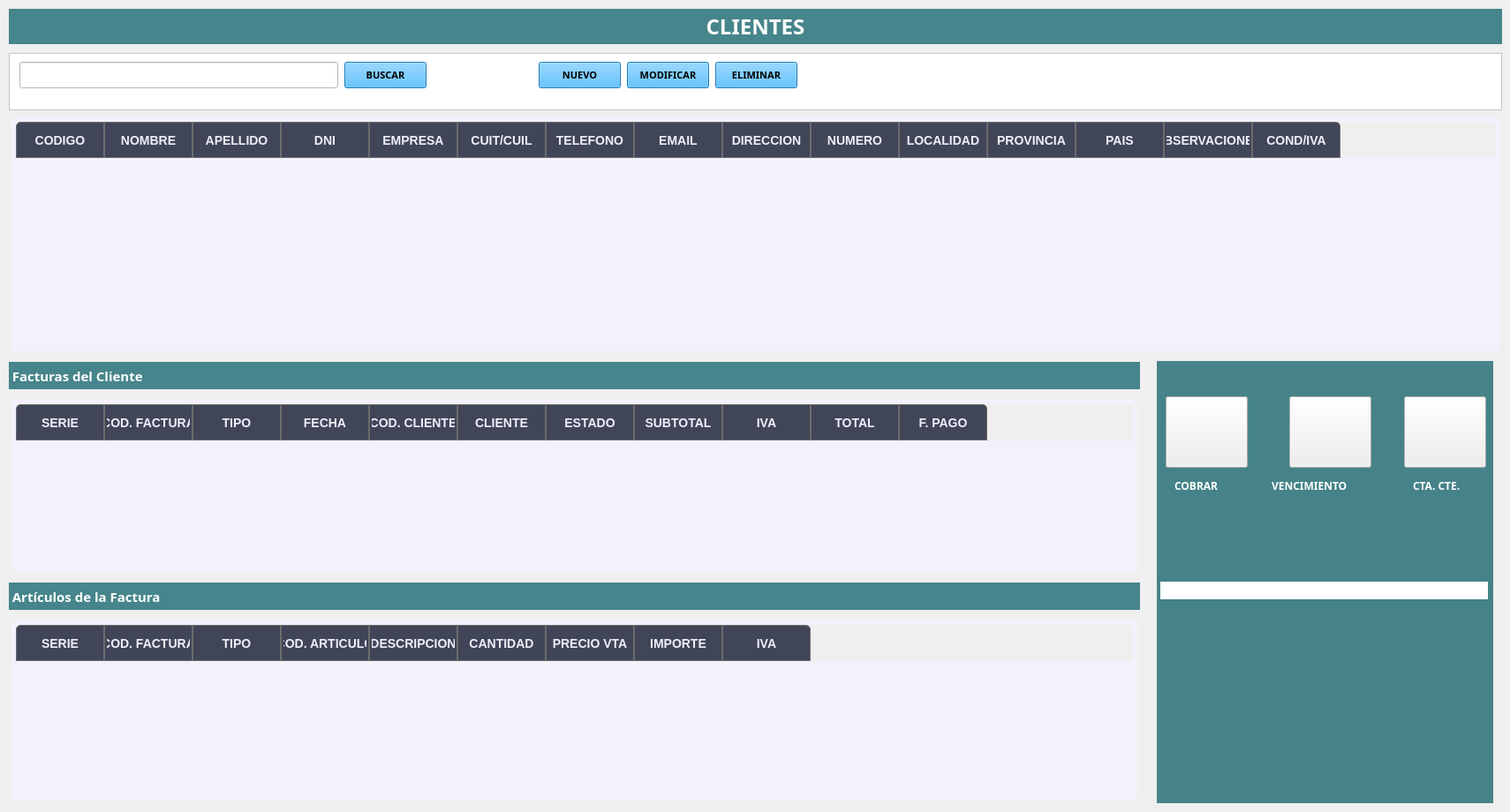
       <widget class="QWidget" name="pgClientes">
        <widget class="QLabel" name="labelClientes">
         <property name="geometry">
          <rect>
           <x>10</x>
           <y>10</y>
           <width>1691</width>
           <height>40</height>
          </rect>
         </property>
         <property name="minimumSize">
          <size>
           <width>0</width>
           <height>40</height>
          </size>
         </property>
         <property name="maximumSize">
          <size>
           <width>16777215</width>
           <height>40</height>
          </size>
         </property>
         <property name="font">
          <font>
           <family>Goldman</family>
           <pointsize>18</pointsize>
           <weight>75</weight>
           <bold>true</bold>
          </font>
         </property>
         <property name="styleSheet">
          <string notr="true">QLabel{
background-color:#46858b;
color:#ffffff
}</string>
         </property>
         <property name="text">
          <string>CLIENTES</string>
         </property>
         <property name="alignment">
          <set>Qt::AlignCenter</set>
         </property>
        </widget>
        <widget class="QTableWidget" name="tablaClientes">
         <property name="geometry">
          <rect>
           <x>10</x>
           <y>130</y>
           <width>1691</width>
           <height>271</height>
          </rect>
         </property>
         <property name="styleSheet">
          <string notr="true">QTableView{
color: #000 ;
text-align: center;
padding: 5px;
margin: 3px;
border-radius: 5px;
font-size: 14px;
background-color: #FFF2F1FC; 
}

QTableView QTableCornerButton::section {
   	border-top-left-radius: 5px;
    border: 0.5px solid #6c6c6c;
 background-color: #BF060C26; 
}
QTableView QHeaderView::section::last:horizontal{
	border-top-right-radius: 5px;
}


QTableView QHeaderView::section::first:horizontal {
	border-top-left-radius: 5px;
}



 QTableView ::section{
	padding: 2px 5px ;
	color: #D9D9D9 ;
	  qproperty-alignment: AlignCenter;
	border: 1px solid grey;
	background-color:#1f232a;
	height: 35;
}


 QTableView QHeaderView::section:vertical {
 border: 0.5px solid #6c6c6c;
	padding: 1px;
  font-weight: bold; /* Poner en negrita */
  font-size: 10px; /* Tamaño de la letra */
  padding: 1px;
color: #FFEFEEFA;
 background-color: #BF060C26; 
}

QTableView::item:selected {
    background-color:#FF1EB0ED;
	color: white;
}

/*
QTableView::item:selected {
    background-color:#FF1EB0ED;
	color: white;
}
*/

/*
QTableView::item:selected:!focus {
    background-color:#FF1EB0ED;
	color: white;
}
*/

QHeaderView { 
qproperty-defaultAlignment: AlignCenter; 
}

	/* centrar titulos y dar padding */
QTableView QHeaderView::section:horizontal {
  font-weight: bold; /* Poner en negrita */
  font-size: 14px; /* Tamaño de la letra */
 /* padding: 2px 5px ;
  margin: 2px;*/
   text-align: center;
	padding: 2px;
  color: #FFEFEEFA;
 border: 0.5px solid #6c6c6c;
 background-color: #BF060C26;
}
</string>
         </property>
         <column>
          <property name="text">
           <string>CODIGO</string>
          </property>
          <property name="background">
           <color>
            <red>255</red>
            <green>255</green>
            <blue>255</blue>
           </color>
          </property>
         </column>
         <column>
          <property name="text">
           <string>NOMBRE</string>
          </property>
         </column>
         <column>
          <property name="text">
           <string>APELLIDO</string>
          </property>
         </column>
         <column>
          <property name="text">
           <string>DNI</string>
          </property>
         </column>
         <column>
          <property name="text">
           <string>EMPRESA</string>
          </property>
         </column>
         <column>
          <property name="text">
           <string>CUIT/CUIL</string>
          </property>
         </column>
         <column>
          <property name="text">
           <string>TELEFONO</string>
          </property>
         </column>
         <column>
          <property name="text">
           <string>EMAIL</string>
          </property>
         </column>
         <column>
          <property name="text">
           <string>DIRECCION</string>
          </property>
         </column>
         <column>
          <property name="text">
           <string>NUMERO</string>
          </property>
         </column>
         <column>
          <property name="text">
           <string>LOCALIDAD</string>
          </property>
         </column>
         <column>
          <property name="text">
           <string>PROVINCIA</string>
          </property>
         </column>
         <column>
          <property name="text">
           <string>PAIS</string>
          </property>
         </column>
         <column>
          <property name="text">
           <string>OBSERVACIONES</string>
          </property>
         </column>
         <column>
          <property name="text">
           <string>COND/IVA</string>
          </property>
         </column>
        </widget>
        <widget class="QLabel" name="label_FacturasCliente">
         <property name="geometry">
          <rect>
           <x>10</x>
           <y>410</y>
           <width>1281</width>
           <height>31</height>
          </rect>
         </property>
         <property name="font">
          <font>
           <family>Goldman</family>
           <pointsize>11</pointsize>
           <weight>75</weight>
           <bold>true</bold>
          </font>
         </property>
         <property name="styleSheet">
          <string notr="true">QLabel{
background-color:#46858b;
color:#ffffff
}</string>
         </property>
         <property name="text">
          <string> Facturas del Cliente</string>
         </property>
        </widget>
        <widget class="QTableWidget" name="tablaFacturasCliente">
         <property name="geometry">
          <rect>
           <x>10</x>
           <y>450</y>
           <width>1281</width>
           <height>201</height>
          </rect>
         </property>
         <property name="styleSheet">
          <string notr="true">QTableView{
color: #000 ;
text-align: center;
padding: 5px;
margin: 3px;
border-radius: 5px;
font-size: 14px;
background-color: #FFF2F1FC; 
}

QTableView QTableCornerButton::section {
   	border-top-left-radius: 5px;
    border: 0.5px solid #6c6c6c;
 background-color: #BF060C26; 
}
QTableView QHeaderView::section::last:horizontal{
	border-top-right-radius: 5px;
}


QTableView QHeaderView::section::first:horizontal {
	border-top-left-radius: 5px;
}



 QTableView ::section{
	padding: 2px 5px ;
	color: #D9D9D9 ;
	  qproperty-alignment: AlignCenter;
	border: 1px solid grey;
	background-color:#1f232a;
	height: 35;
}


 QTableView QHeaderView::section:vertical {
 border: 0.5px solid #6c6c6c;
	padding: 1px;
  font-weight: bold; /* Poner en negrita */
  font-size: 10px; /* Tamaño de la letra */
  padding: 1px;
color: #FFEFEEFA;
 background-color: #BF060C26; 
}

QTableView::item:selected {
    background-color:#FF1EB0ED;
	color: white;
}

/*
QTableView::item:selected {
    background-color:#FF1EB0ED;
	color: white;
}
*/

/*
QTableView::item:selected:!focus {
    background-color:#FF1EB0ED;
	color: white;
}
*/

QHeaderView { 
qproperty-defaultAlignment: AlignCenter; 
}

	/* centrar titulos y dar padding */
QTableView QHeaderView::section:horizontal {
  font-weight: bold; /* Poner en negrita */
  font-size: 14px; /* Tamaño de la letra */
 /* padding: 2px 5px ;
  margin: 2px;*/
   text-align: center;
	padding: 2px;
  color: #FFEFEEFA;
 border: 0.5px solid #6c6c6c;
 background-color: #BF060C26;
}
</string>
         </property>
         <column>
          <property name="text">
           <string>SERIE</string>
          </property>
         </column>
         <column>
          <property name="text">
           <string>COD. FACTURA</string>
          </property>
         </column>
         <column>
          <property name="text">
           <string>TIPO</string>
          </property>
         </column>
         <column>
          <property name="text">
           <string>FECHA</string>
          </property>
         </column>
         <column>
          <property name="text">
           <string>COD. CLIENTE</string>
          </property>
         </column>
         <column>
          <property name="text">
           <string>CLIENTE</string>
          </property>
         </column>
         <column>
          <property name="text">
           <string>ESTADO</string>
          </property>
         </column>
         <column>
          <property name="text">
           <string>SUBTOTAL</string>
          </property>
         </column>
         <column>
          <property name="text">
           <string>IVA</string>
          </property>
         </column>
         <column>
          <property name="text">
           <string>TOTAL</string>
          </property>
         </column>
         <column>
          <property name="text">
           <string>F. PAGO</string>
          </property>
         </column>
        </widget>
        <widget class="QLabel" name="label_articulosCliente">
         <property name="geometry">
          <rect>
           <x>10</x>
           <y>660</y>
           <width>1281</width>
           <height>31</height>
          </rect>
         </property>
         <property name="font">
          <font>
           <family>Goldman</family>
           <pointsize>11</pointsize>
           <weight>75</weight>
           <bold>true</bold>
          </font>
         </property>
         <property name="styleSheet">
          <string notr="true">QLabel{
background-color:#46858b;
color:#ffffff
}</string>
         </property>
         <property name="text">
          <string> Artículos de la Factura</string>
         </property>
        </widget>
        <widget class="QTableWidget" name="tablaArticulosFacturaCliente">
         <property name="geometry">
          <rect>
           <x>10</x>
           <y>700</y>
           <width>1281</width>
           <height>211</height>
          </rect>
         </property>
         <property name="styleSheet">
          <string notr="true">QTableView{
color: #000 ;
text-align: center;
padding: 5px;
margin: 3px;
border-radius: 5px;
font-size: 14px;
background-color: #FFF2F1FC; 
}

QTableView QTableCornerButton::section {
   	border-top-left-radius: 5px;
    border: 0.5px solid #6c6c6c;
 background-color: #BF060C26; 
}
QTableView QHeaderView::section::last:horizontal{
	border-top-right-radius: 5px;
}


QTableView QHeaderView::section::first:horizontal {
	border-top-left-radius: 5px;
}



 QTableView ::section{
	padding: 2px 5px ;
	color: #D9D9D9 ;
	  qproperty-alignment: AlignCenter;
	border: 1px solid grey;
	background-color:#1f232a;
	height: 35;
}


 QTableView QHeaderView::section:vertical {
 border: 0.5px solid #6c6c6c;
	padding: 1px;
  font-weight: bold; /* Poner en negrita */
  font-size: 10px; /* Tamaño de la letra */
  padding: 1px;
color: #FFEFEEFA;
 background-color: #BF060C26; 
}

QTableView::item:selected {
    background-color:#FF1EB0ED;
	color: white;
}

/*
QTableView::item:selected {
    background-color:#FF1EB0ED;
	color: white;
}
*/

/*
QTableView::item:selected:!focus {
    background-color:#FF1EB0ED;
	color: white;
}
*/

QHeaderView { 
qproperty-defaultAlignment: AlignCenter; 
}

	/* centrar titulos y dar padding */
QTableView QHeaderView::section:horizontal {
  font-weight: bold; /* Poner en negrita */
  font-size: 14px; /* Tamaño de la letra */
 /* padding: 2px 5px ;
  margin: 2px;*/
   text-align: center;
	padding: 2px;
  color: #FFEFEEFA;
 border: 0.5px solid #6c6c6c;
 background-color: #BF060C26;
}
</string>
         </property>
         <column>
          <property name="text">
           <string>SERIE</string>
          </property>
         </column>
         <column>
          <property name="text">
           <string>COD. FACTURA</string>
          </property>
         </column>
         <column>
          <property name="text">
           <string>TIPO</string>
          </property>
         </column>
         <column>
          <property name="text">
           <string>COD. ARTICULO</string>
          </property>
         </column>
         <column>
          <property name="text">
           <string>DESCRIPCION</string>
          </property>
         </column>
         <column>
          <property name="text">
           <string>CANTIDAD</string>
          </property>
         </column>
         <column>
          <property name="text">
           <string>PRECIO VTA</string>
          </property>
         </column>
         <column>
          <property name="text">
           <string>IMPORTE</string>
          </property>
         </column>
         <column>
          <property name="text">
           <string>IVA</string>
          </property>
         </column>
        </widget>
        <widget class="QFrame" name="frame_cliente">
         <property name="geometry">
          <rect>
           <x>10</x>
           <y>60</y>
           <width>1691</width>
           <height>65</height>
          </rect>
         </property>
         <property name="minimumSize">
          <size>
           <width>0</width>
           <height>65</height>
          </size>
         </property>
         <property name="styleSheet">
          <string notr="true">QFrame{
background-color:#ffffff;
}</string>
         </property>
         <property name="frameShape">
          <enum>QFrame::StyledPanel</enum>
         </property>
         <property name="frameShadow">
          <enum>QFrame::Raised</enum>
         </property>
         <widget class="QPushButton" name="bt_BuscarCliente">
          <property name="geometry">
           <rect>
            <x>380</x>
            <y>10</y>
            <width>93</width>
            <height>30</height>
           </rect>
          </property>
          <property name="minimumSize">
           <size>
            <width>0</width>
            <height>30</height>
           </size>
          </property>
          <property name="font">
           <font>
            <family>Orbitron SemiBold</family>
            <pointsize>8</pointsize>
            <weight>75</weight>
            <bold>true</bold>
           </font>
          </property>
          <property name="styleSheet">
           <string notr="true">QPushButton{
background-color:#2caeff;
}

QPushButton:hover{
background-color:#39ffa3;
}</string>
          </property>
          <property name="text">
           <string>BUSCAR</string>
          </property>
         </widget>
         <widget class="QLineEdit" name="lineEdit_BuscarArticulo_2">
          <property name="geometry">
           <rect>
            <x>12</x>
            <y>10</y>
            <width>361</width>
            <height>30</height>
           </rect>
          </property>
          <property name="minimumSize">
           <size>
            <width>0</width>
            <height>30</height>
           </size>
          </property>
          <property name="palette">
           <palette>
            <active>
             <colorrole role="Button">
              <brush brushstyle="SolidPattern">
               <color alpha="255">
                <red>255</red>
                <green>255</green>
                <blue>255</blue>
               </color>
              </brush>
             </colorrole>
             <colorrole role="Base">
              <brush brushstyle="SolidPattern">
               <color alpha="255">
                <red>255</red>
                <green>255</green>
                <blue>255</blue>
               </color>
              </brush>
             </colorrole>
             <colorrole role="Window">
              <brush brushstyle="SolidPattern">
               <color alpha="255">
                <red>255</red>
                <green>255</green>
                <blue>255</blue>
               </color>
              </brush>
             </colorrole>
            </active>
            <inactive>
             <colorrole role="Button">
              <brush brushstyle="SolidPattern">
               <color alpha="255">
                <red>255</red>
                <green>255</green>
                <blue>255</blue>
               </color>
              </brush>
             </colorrole>
             <colorrole role="Base">
              <brush brushstyle="SolidPattern">
               <color alpha="255">
                <red>255</red>
                <green>255</green>
                <blue>255</blue>
               </color>
              </brush>
             </colorrole>
             <colorrole role="Window">
              <brush brushstyle="SolidPattern">
               <color alpha="255">
                <red>255</red>
                <green>255</green>
                <blue>255</blue>
               </color>
              </brush>
             </colorrole>
            </inactive>
            <disabled>
             <colorrole role="Button">
              <brush brushstyle="SolidPattern">
               <color alpha="255">
                <red>255</red>
                <green>255</green>
                <blue>255</blue>
               </color>
              </brush>
             </colorrole>
             <colorrole role="Base">
              <brush brushstyle="SolidPattern">
               <color alpha="255">
                <red>255</red>
                <green>255</green>
                <blue>255</blue>
               </color>
              </brush>
             </colorrole>
             <colorrole role="Window">
              <brush brushstyle="SolidPattern">
               <color alpha="255">
                <red>255</red>
                <green>255</green>
                <blue>255</blue>
               </color>
              </brush>
             </colorrole>
            </disabled>
           </palette>
          </property>
          <property name="styleSheet">
           <string notr="true">QLineEdit{
background-color:#ffffff;
}</string>
          </property>
         </widget>
         <widget class="QPushButton" name="bt_NuevoCliente">
          <property name="geometry">
           <rect>
            <x>600</x>
            <y>10</y>
            <width>93</width>
            <height>30</height>
           </rect>
          </property>
          <property name="minimumSize">
           <size>
            <width>0</width>
            <height>30</height>
           </size>
          </property>
          <property name="font">
           <font>
            <family>Orbitron SemiBold</family>
            <pointsize>8</pointsize>
            <weight>75</weight>
            <bold>true</bold>
           </font>
          </property>
          <property name="styleSheet">
           <string notr="true">QPushButton{
background-color:#2caeff;
}

QPushButton:hover{
background-color:#39ffa3;
}</string>
          </property>
          <property name="text">
           <string>NUEVO</string>
          </property>
         </widget>
         <widget class="QPushButton" name="bt_ModificarCliente">
          <property name="geometry">
           <rect>
            <x>700</x>
            <y>10</y>
            <width>93</width>
            <height>30</height>
           </rect>
          </property>
          <property name="minimumSize">
           <size>
            <width>0</width>
            <height>30</height>
           </size>
          </property>
          <property name="font">
           <font>
            <family>Orbitron SemiBold</family>
            <pointsize>8</pointsize>
            <weight>75</weight>
            <bold>true</bold>
           </font>
          </property>
          <property name="styleSheet">
           <string notr="true">QPushButton{
background-color:#2caeff;
}

QPushButton:hover{
background-color:#39ffa3;
}</string>
          </property>
          <property name="text">
           <string>MODIFICAR</string>
          </property>
         </widget>
         <widget class="QPushButton" name="bt_EliminarCliente">
          <property name="geometry">
           <rect>
            <x>800</x>
            <y>10</y>
            <width>93</width>
            <height>30</height>
           </rect>
          </property>
          <property name="minimumSize">
           <size>
            <width>0</width>
            <height>30</height>
           </size>
          </property>
          <property name="font">
           <font>
            <family>Orbitron SemiBold</family>
            <pointsize>8</pointsize>
            <weight>75</weight>
            <bold>true</bold>
           </font>
          </property>
          <property name="styleSheet">
           <string notr="true">QPushButton{
background-color:#2caeff;
}

QPushButton:hover{
background-color:#39ffa3;
}</string>
          </property>
          <property name="text">
           <string>ELIMINAR</string>
          </property>
         </widget>
        </widget>
        <widget class="QGroupBox" name="groupBox_6">
         <property name="geometry">
          <rect>
           <x>1310</x>
           <y>409</y>
           <width>381</width>
           <height>501</height>
          </rect>
         </property>
         <property name="styleSheet">
          <string notr="true">QGroupBox{
background-color:#46858b;
}</string>
         </property>
         <property name="title">
          <string/>
         </property>
         <widget class="QPushButton" name="bt_Cobrar_Factura_Cliente">
          <property name="geometry">
           <rect>
            <x>10</x>
            <y>40</y>
            <width>93</width>
            <height>81</height>
           </rect>
          </property>
          <property name="text">
           <string/>
          </property>
          <property name="icon">
           <iconset>
            <normaloff>salario (1).png</normaloff>salario (1).png</iconset>
          </property>
          <property name="iconSize">
           <size>
            <width>70</width>
            <height>70</height>
           </size>
          </property>
         </widget>
         <widget class="QPushButton" name="bt_vencimiento_Fact_Cliente">
          <property name="geometry">
           <rect>
            <x>150</x>
            <y>40</y>
            <width>93</width>
            <height>81</height>
           </rect>
          </property>
          <property name="text">
           <string/>
          </property>
          <property name="icon">
           <iconset>
            <normaloff>salario.png</normaloff>salario.png</iconset>
          </property>
          <property name="iconSize">
           <size>
            <width>70</width>
            <height>70</height>
           </size>
          </property>
         </widget>
         <widget class="QLabel" name="label_107">
          <property name="geometry">
           <rect>
            <x>20</x>
            <y>133</y>
            <width>81</width>
            <height>16</height>
           </rect>
          </property>
          <property name="font">
           <font>
            <family>Goldman</family>
            <pointsize>9</pointsize>
            <weight>75</weight>
            <bold>true</bold>
           </font>
          </property>
          <property name="styleSheet">
           <string notr="true">QLabel{
color:#ffffff
}</string>
          </property>
          <property name="text">
           <string>COBRAR</string>
          </property>
         </widget>
         <widget class="QLabel" name="label_108">
          <property name="geometry">
           <rect>
            <x>130</x>
            <y>133</y>
            <width>121</width>
            <height>16</height>
           </rect>
          </property>
          <property name="font">
           <font>
            <family>Goldman</family>
            <pointsize>9</pointsize>
            <weight>75</weight>
            <bold>true</bold>
           </font>
          </property>
          <property name="styleSheet">
           <string notr="true">QLabel{
color:#ffffff
}</string>
          </property>
          <property name="text">
           <string>VENCIMIENTO</string>
          </property>
         </widget>
         <widget class="QLabel" name="label_109">
          <property name="geometry">
           <rect>
            <x>4</x>
            <y>250</y>
            <width>371</width>
            <height>20</height>
           </rect>
          </property>
          <property name="styleSheet">
           <string notr="true">QLabel{
background-color:#ffffff
}</string>
          </property>
          <property name="text">
           <string/>
          </property>
         </widget>
         <widget class="QLabel" name="label_110">
          <property name="geometry">
           <rect>
            <x>290</x>
            <y>133</y>
            <width>91</width>
            <height>16</height>
           </rect>
          </property>
          <property name="font">
           <font>
            <family>Goldman</family>
            <pointsize>9</pointsize>
            <weight>75</weight>
            <bold>true</bold>
           </font>
          </property>
          <property name="styleSheet">
           <string notr="true">QLabel{
color:#ffffff
}</string>
          </property>
          <property name="text">
           <string>CTA. CTE.</string>
          </property>
         </widget>
         <widget class="QPushButton" name="bt_ctacte_cliente">
          <property name="geometry">
           <rect>
            <x>280</x>
            <y>40</y>
            <width>93</width>
            <height>81</height>
           </rect>
          </property>
          <property name="text">
           <string/>
          </property>
          <property name="icon">
           <iconset>
            <normaloff>salario.png</normaloff>salario.png</iconset>
          </property>
          <property name="iconSize">
           <size>
            <width>70</width>
            <height>70</height>
           </size>
          </property>
         </widget>
        </widget>
       </widget>
